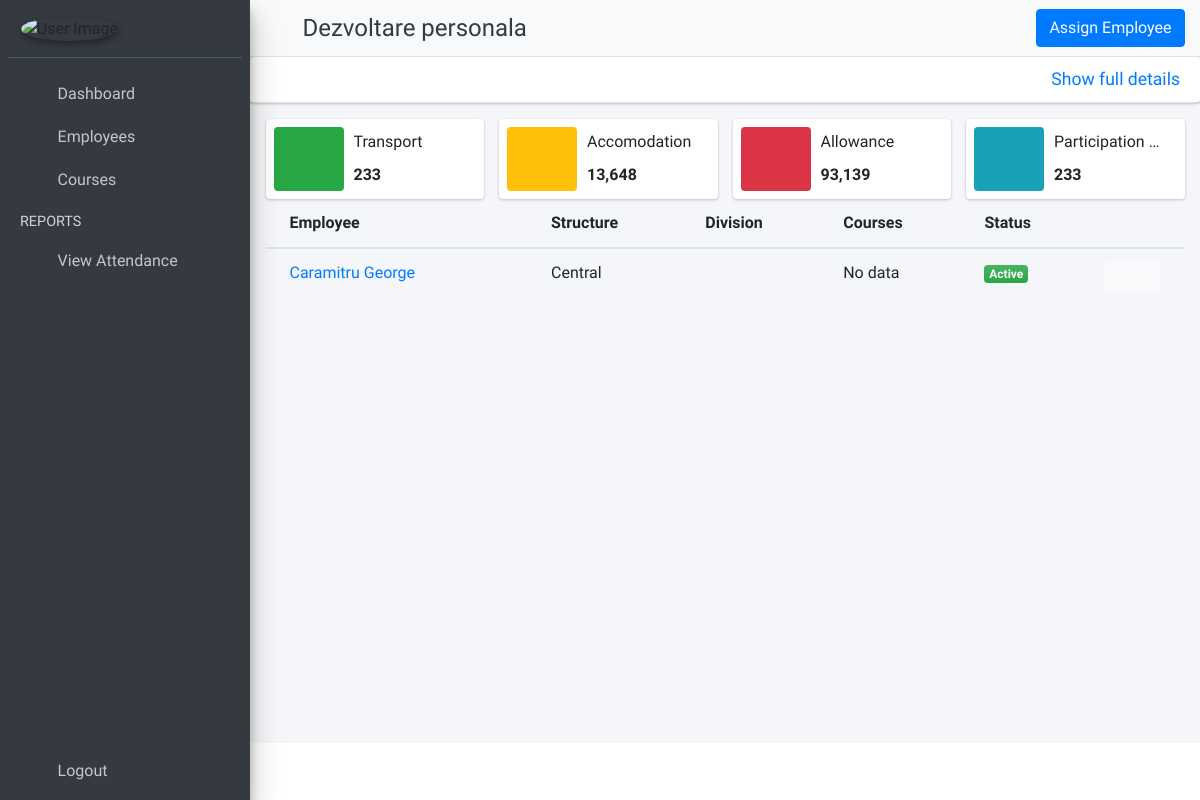
The page /courses/5/view/ on the database its author committed.
### CMS_app/models.py (models this page shows, shortened)
class Course(models.Model):
    location_options =[('Intern', 'Intern'), ('Extern', 'Extern')]
    id = models.AutoField(primary_key=True)
    course_name = models.CharField(max_length=255)
    start_date = models.DateField()
    end_date = models.DateField()
    location = models.CharField(choices=location_options, max_length=6)
    location_details = models.CharField(max_length=255)
    provider = models.CharField(max_length=255)
    participation_fee = models.IntegerField()
    active = models.BooleanField(default=True)
    created_at = models.DateTimeField(auto_now_add=True)
    updated_at = models.DateTimeField(auto_now_add=True)
    objects = models.Manager()

class Employee(models.Model):
    structure_options = [('Central', 'Central'), ('Regional', 'Regional')]
    id = models.AutoField(primary_key=True)
    first_name = models.CharField(max_length=64)
    last_name = models.CharField(max_length=64)
    email = models.EmailField(blank=True, max_length=128)
    structure = models.CharField(choices=structure_options, max_length=8)
    active = models.BooleanField(default=True)
    created_at = models.DateTimeField(auto_now_add=True)
    updated_at = models.DateTimeField(auto_now_add=True)
    objects = models.Manager()
    class Meta:
        ordering = ["last_name"]

### CMS_app/views.py (the view)
# urls.py: path('courses/<int:pk>/view/', views.CourseDetailsView.as_view(), name='view-course'),
class CourseDetailsView(DetailView):
        template_name = 'course/course_details.html'
        model = Course
        def get_context_data(self, **kwargs):
            data = super().get_context_data(**kwargs)
            selects = CourseEmployee.objects.filter(course_id=self.kwargs['pk']).all()
            employees = []
            for i in selects:
                employees.append(Employee.objects.filter(id=i.employee_id).first())
            data['employees'] = employees
            return data

### CMS_app/templates/course/course_details.html (shortened to what this page needs)
{% extends 'base.html' %}
{% load static %}
{% block page_title %}
    {{ course.course_name }}
{% endblock page_title %}
{% block page_button %}
    <div class="col">
        <a class="btn btn-block btn-primary" data-toggle="modal" href="#">Assign Employee</a>
    </div>
{% endblock page_button %}
{% block main_content %}
    <div class="" id="accordion">
        <div class="card card-secondary card-outline-tabs">
            <a class="d-block w-100 collapsed" data-toggle="collapse" href="#collapseOne" aria-expanded="false">
                <div class="card-header text-right">
                    <h4 class="card-title w-100">
                        Show full details
                    </h4>
                </div>
            </a>
        </div>
    </div>
    <section class="content">
        <div class="container-fluid">
            <div class="row">
                <div class="col-md-12">
                    <div>
                        {% if employees %}
                            <div class="row">
                                <div class="col-md-3 col-sm-6 col-12">
                                    <div class="info-box">
                                        <span class="info-box-icon bg-success"><i class="fa fa-car-alt"></i></span>
                                        <div class="info-box-content">
                                            <span class="info-box-text">Transport</span>
                                            <span class="info-box-number">233</span>
                                        </div>
                                    </div>
                                </div>
                                <div class="col-md-3 col-sm-6 col-12">
                                    <div class="info-box">
                                        <span class="info-box-icon bg-warning"><i class="fa fa-bed"></i></span>
                                        <div class="info-box-content">
                                            <span class="info-box-text">Accomodation</span>
                                            <span class="info-box-number">13,648</span>
                                        </div>
                                    </div>
                                </div>
                                <div class="col-md-3 col-sm-6 col-12">
                                    <div class="info-box">
                                        <span class="info-box-icon bg-danger"><i
                                                class="fa fa-money-bill-alt"></i></span>
                                        <div class="info-box-content">
                                            <span class="info-box-text">Allowance</span>
                                            <span class="info-box-number">93,139</span>
                                        </div>
                                    </div>
                                </div>
                                <div class="col-md-3 col-sm-6 col-12">
                                    <div class="info-box">
                                        <span class="info-box-icon bg-info"><i class="fa fa-receipt"></i></span>
                                        <div class="info-box-content">
                                            <span class="info-box-text">Participation Fee</span>
                                            <span class="info-box-number">233</span>
                                        </div>
                                    </div>
                                </div>
                            </div>
                            <div class="card-body table-responsive p-0">
                                <table class="table table-hover text-nowrap">
                                    <thead>
                                    <tr>
                                        <th scope="col">Employee</th>
                                        <th scope="col">Structure</th>
                                        <th scope="col">Division</th>
                                        <th scope="col">Courses</th>
                                        <th scope="col">Status</th>
                                        <th scope="col"></th>
                                    </tr>
                                    </thead>
                                    <tbody>
                                    {% for employee in employees %}
                                        <tr>
                                            <td>
                                                <a href="{% url 'view-employee' employee.id %}">
                                                    {{ employee.last_name }} {{ employee.first_name }}
                                                </a>
                                            </td>
                                            <td>{{ employee.structure }}</td>
                                            <td>{{ employee.division }}</td>
                                            <td>No data</td>
                                            <td>{% if employee.active is True %}
                                                <span class="badge bg-gradient-success">Active</span>
                                            {% elif employee.active is False %}
                                                <span class="badge bg-gradient-gray">Inactive</span>
                                            {% endif %}
                                            </td>
                                            <td width="80">
                                                <div class="btn-group">
                                                    <button type="button" class="btn btn-light btn-sm">
                                                        <i class="fas fa-eye"></i>
                                                    </button>
                                                    <button type="button" class="btn btn-light btn-sm"
                                                            data-toggle="modal"
                                                            data-target="#employee_{{ employee.id }}">
                                                        <i class="fas fa-trash"></i>
                                                    </button>
                                                </div>
                                            </td>
                                        </tr>
                                    {% endfor %}
                                    </tbody>
                                </table>
                            </div>
                        {% endif %}
                    </div>
                </div>
            </div>
        </div>
    </section>
{% endblock main_content %}

### CMS_app/templates/course/course_details.html (style rules this page uses)
.info-box { margin-bottom: 0em; !important; }
.content { padding-left: 0em; !important; padding-right: 0em; !important; }

### rows shown on the page
Course: course_name "Dezvoltare personala"
Employee: last_name "Caramitru", first_name "George", structure "Central", active "Active"
